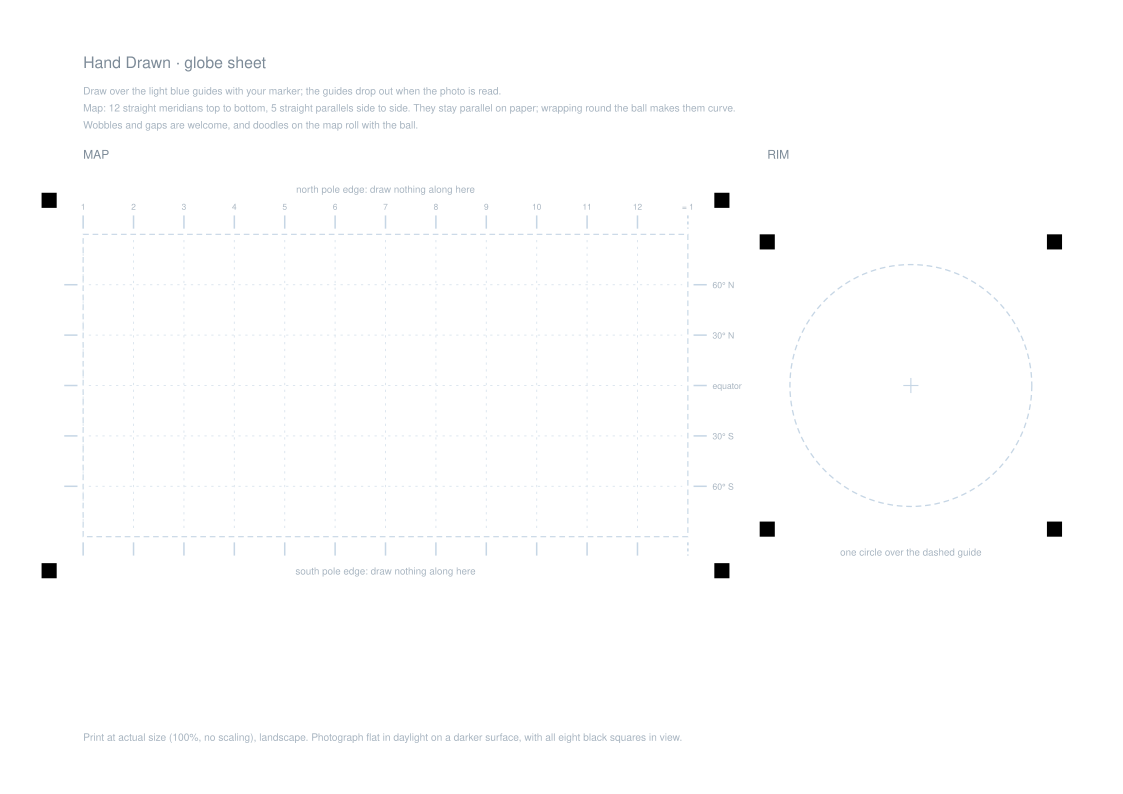

Python code for this plot:
"""The printable globe guide: an A4 landscape sheet (mm) with a 2:1 map for
the meridians and parallels and a circle for the rim, in light blue guides
that drop out when the photo is read, and black squares to find each part.
Writes globe-guide.svg next to this file; convert to PDF with any SVG tool
(e.g. CairoSVG: cairosvg globe-guide.svg -o globe-guide.pdf)."""

from pathlib import Path

W, H = 297, 210
GUIDE, FAINT, LABEL = '#c6d6e5', '#dbe5ee', '#a7b4c0'
parts = [f'<rect width="{W}" height="{H}" fill="#fff"/>']


def marker(x, y, s=4):
    parts.append(f'<rect x="{x - s/2}" y="{y - s/2}" width="{s}" height="{s}" fill="#000"/>')


def text(x, y, t, size=2.6, anchor='start', color=LABEL):
    parts.append(f'<text x="{x}" y="{y}" font-size="{size}" text-anchor="{anchor}" font-family="Helvetica, Arial, sans-serif" fill="{color}">{t}</text>')


# The map: 2:1, 160 × 80 mm. Everything stays 10 mm or more inside the paper.
mx, my, mw, mh = 22, 62, 160, 80
xr = mx + mw
parts.append(f'<rect x="{mx}" y="{my}" width="{mw}" height="{mh}" fill="none" stroke="{GUIDE}" stroke-width="0.3" stroke-dasharray="1.5 1"/>')
# 12 meridians, every 1/12 of the width; the right edge is the left edge again.
for k in range(12):
    x = mx + k * mw / 12
    parts.append(f'<line x1="{x}" x2="{x}" y1="{my + 1.5}" y2="{my + mh - 1.5}" stroke="{FAINT}" stroke-width="0.25" stroke-dasharray="0.6 1.2"/>')
    for y1, y2 in ((my - 5, my - 1.5), (my + mh + 1.5, my + mh + 5)):
        parts.append(f'<line x1="{x}" x2="{x}" y1="{y1}" y2="{y2}" stroke="{GUIDE}" stroke-width="0.4"/>')
    text(x, my - 6.5, str(k + 1), 2.2, 'middle')
for y1, y2 in ((my - 5, my - 1.5), (my + mh + 1.5, my + mh + 5)):
    parts.append(f'<line x1="{xr}" x2="{xr}" y1="{y1}" y2="{y2}" stroke="{GUIDE}" stroke-width="0.4" stroke-dasharray="0.8 0.8"/>')
text(xr, my - 6.5, '= 1', 2.2, 'middle')
# 5 parallels: the equator, and 1/6 and 1/3 of the height either side (30° and 60°).
for i, name in ((1, '60° N'), (2, '30° N'), (3, 'equator'), (4, '30° S'), (5, '60° S')):
    y = my + mh * i / 6
    parts.append(f'<line x1="{mx + 1.5}" x2="{xr - 1.5}" y1="{y}" y2="{y}" stroke="{FAINT}" stroke-width="0.25" stroke-dasharray="0.6 1.2"/>')
    for x1, x2 in ((mx - 5, mx - 1.5), (xr + 1.5, xr + 5)):
        parts.append(f'<line x1="{x1}" x2="{x2}" y1="{y}" y2="{y}" stroke="{GUIDE}" stroke-width="0.4"/>')
    text(xr + 6.5, y + 0.9, name, 2.3)
text(mx + mw / 2, my - 11, 'north pole edge: draw nothing along here', 2.6, 'middle')
text(mx + mw / 2, my + mh + 10, 'south pole edge: draw nothing along here', 2.6, 'middle')
text(mx, my - 20, 'MAP', 3.2, 'start', '#7d8b98')
for x, y in ((mx - 9, my - 9), (xr + 9, my - 9), (xr + 9, my + mh + 9), (mx - 9, my + mh + 9)):
    marker(x, y)

# The rim: one circle, 64 mm across.
cx, cy, r = 241, my + mh / 2, 32
parts.append(f'<circle cx="{cx}" cy="{cy}" r="{r}" fill="none" stroke="{GUIDE}" stroke-width="0.35" stroke-dasharray="1.5 1"/>')
parts.append(f'<path d="M{cx - 2} {cy}H{cx + 2}M{cx} {cy - 2}V{cy + 2}" stroke="{GUIDE}" stroke-width="0.3"/>')
text(cx - r - 6, my - 20, 'RIM', 3.2, 'start', '#7d8b98')
text(cx, cy + r + 13, 'one circle over the dashed guide', 2.6, 'middle')
for x, y in ((cx - r - 6, cy - r - 6), (cx + r + 6, cy - r - 6), (cx + r + 6, cy + r + 6), (cx - r - 6, cy + r + 6)):
    marker(x, y)

text(22, 18, 'Hand Drawn · globe sheet', 4.2, 'start', '#7d8b98')
text(22, 25, 'Draw over the light blue guides with your marker; the guides drop out when the photo is read.', 2.7)
text(22, 29.5, 'Map: 12 straight meridians top to bottom, 5 straight parallels side to side. They stay parallel on paper; wrapping round the ball makes them curve.', 2.7)
text(22, 34, 'Wobbles and gaps are welcome, and doodles on the map roll with the ball.', 2.7)
text(22, H - 14, 'Print at actual size (100%, no scaling), landscape. Photograph flat in daylight on a darker surface, with all eight black squares in view.', 2.7)

svg = f'<svg xmlns="http://www.w3.org/2000/svg" width="{W}mm" height="{H}mm" viewBox="0 0 {W} {H}">' + ''.join(parts) + '</svg>\n'
Path(__file__).with_name('globe-guide.svg').write_text(svg)
